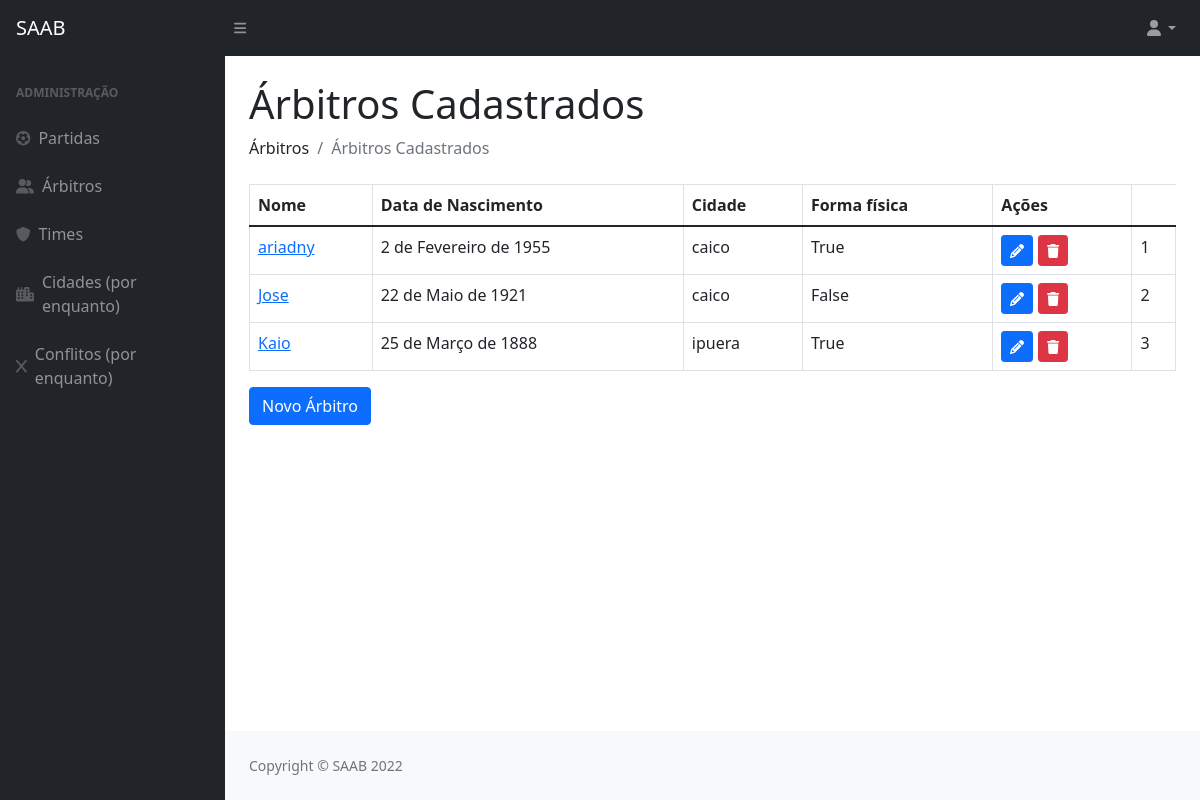
The app's page /arbitros/, older data.
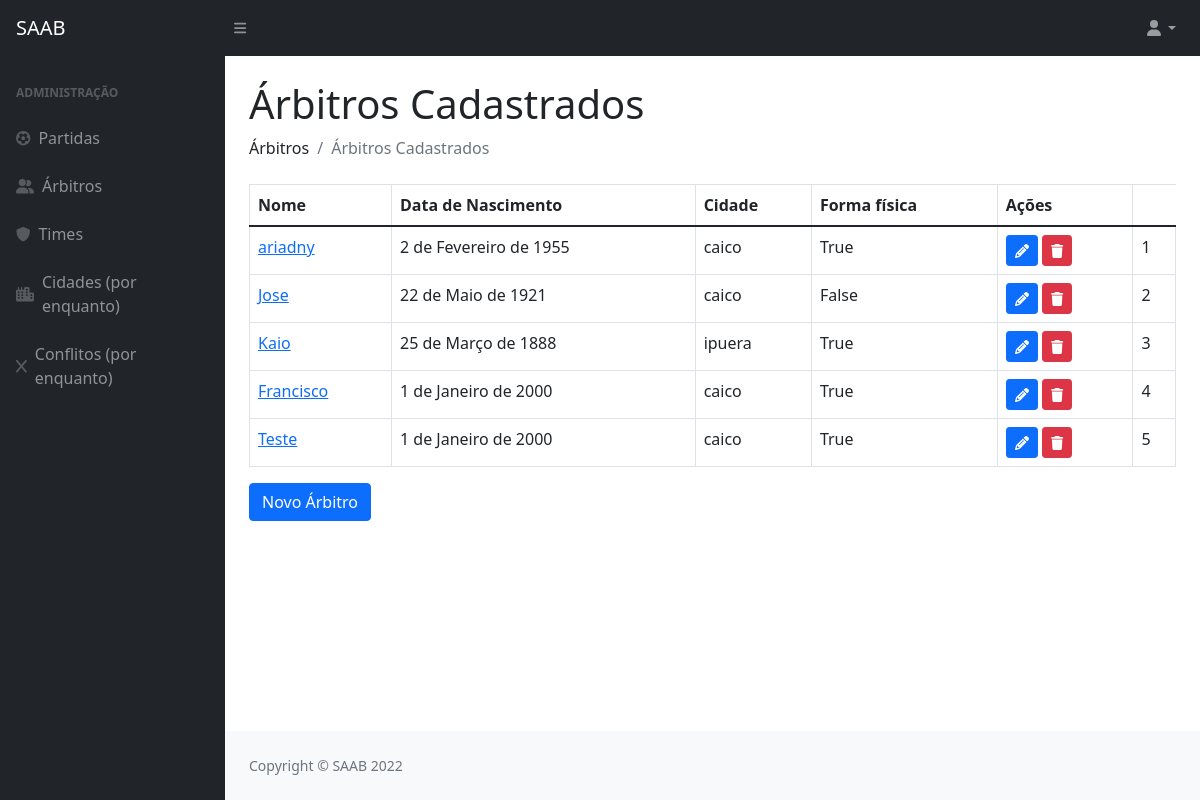
The same page, newer data.
### privado/models.py (models this page shows, shortened)
class Arbitro(models.Model):
    codigo = models.AutoField(primary_key=True)
    datanasc = models.DateField()
    cidade = models.ForeignKey(Cidade, on_delete=models.CASCADE)
    nome = models.CharField(max_length=100)
    formafisica = models.BooleanField()

class Cidade(models.Model):
    codigo = models.AutoField(primary_key=True)
    nome = models.CharField(max_length=100)
    def __str__(self):
        return (self.nome)

### privado/views.py (the view)
# urls.py: path('arbitros/', arbitros, name="url_arbitros"),
def arbitros(request):
    arbt = Arbitro.objects.all()
    pacote = {"arbitros": arbt, "editArbitro": 123}
    return render(request, "SAAB/arbitros.html", pacote)

### privado/templates/SAAB/arbitros.html (shortened to what this page needs)
{% extends 'SAAB/layout.html' %}
{% block conteudo %}
{% load static %}
{% load crispy_forms_tags %}
<!DOCTYPE html>
<html>
    <head>
    </head>
    <body>
        <h1 class="mt-4">Árbitros Cadastrados</h1>
        <ol class="breadcrumb mb-4">
            <li class="breadcrumb-item">Árbitros</li>
            <li class="breadcrumb-item active">Árbitros Cadastrados</li>
        </ol>
        <table class="table table-bordered">
            <thead>
                <tr>
                    <th>Nome</th>
                    <th>Data de Nascimento</th>
                    <th>Cidade</th>
                    <th>Forma física</th>
                    <th>Ações</th>
                </tr>
            </thead>
            {% for i in arbitros %}
                <tr>
                    <td><a href="{% url 'url_detalhamentoArbitro' i.codigo %}">{{ i.nome }}</a></td>
                    <td>{{ i.datanasc }}</td>
                    <td>{{ i.cidade }}</td>
                    <td>{{ i.formafisica }}</td>
                    <td>
                        <a href="{% url 'url_updateArbitro' i.codigo %}"><button class="btn btn-primary btn-sm"><i class="fas fa-pencil"></i></button></a>
                        <a href="{% url 'url_deleteArbitro' i.codigo %}"><button class="btn btn-danger btn-sm"><i class="fas fa-trash"></i></button></a>
                    </td>
                    <td>{{ i.codigo }}</td>
                </tr>
            {% endfor %}
        </table>
        <a href="{% url 'url_formArbitro' %}"><button  class="btn btn-primary">Novo Árbitro</button></a>
    </body>
</html>
{% endblock %}

Row changes from the older to the newer data that the page shows:
added Arbitro: nome "Francisco", datanasc "1 de Janeiro de 2000", cidade "caico", formafisica "True", codigo "4"
added Arbitro: nome "Teste", datanasc "1 de Janeiro de 2000", cidade "caico", formafisica "True", codigo "5"
